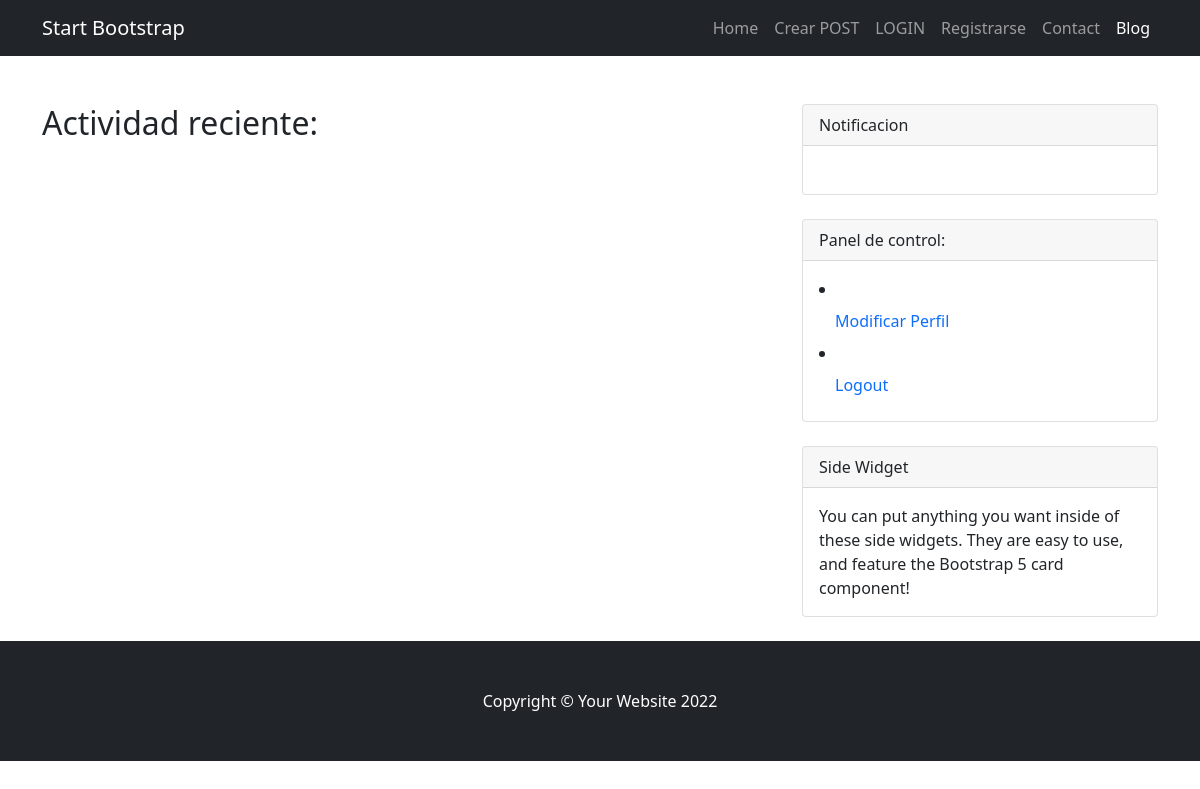
The page /Blog/ on the database as committed earlier.
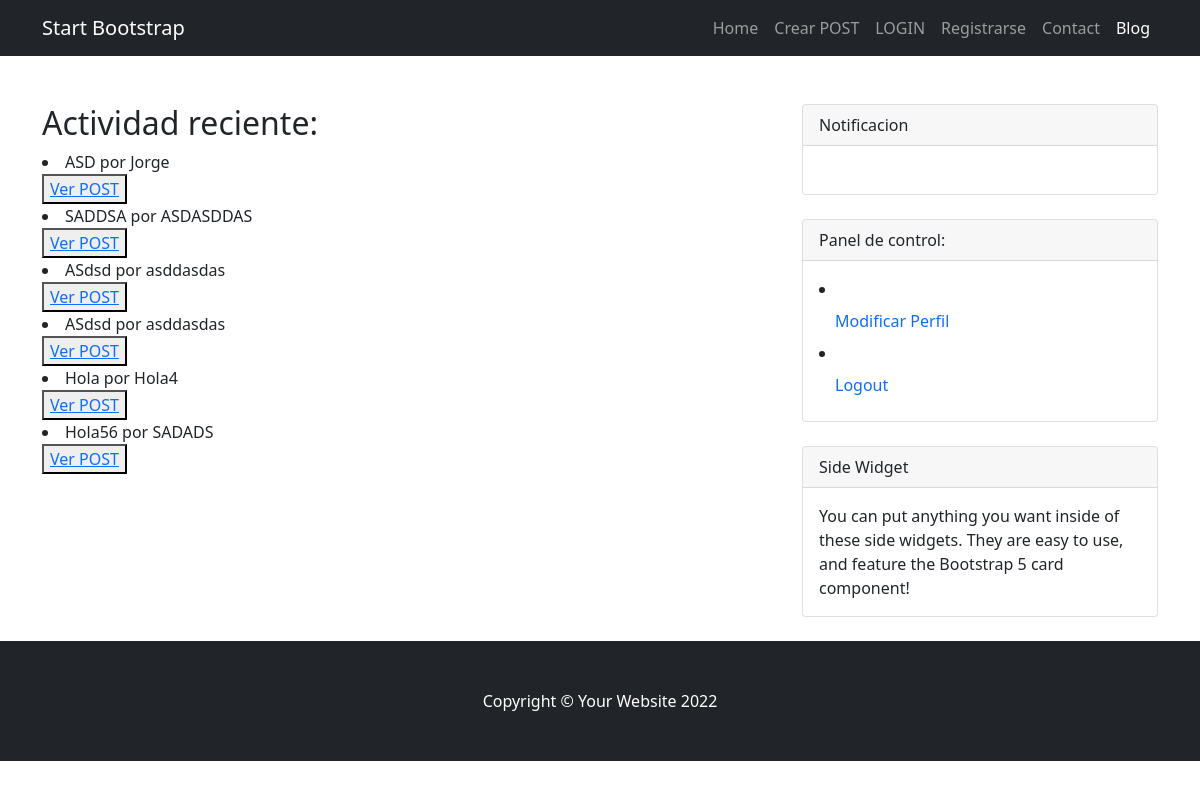
The same page on the database as committed later.
### Blog/models.py (models this page shows)
class POSTEO(models.Model):
    Titulo= models.CharField(max_length=30)
    Subtitulo= models.CharField(max_length=30)
    Cuerpo= RichTextField()
    Autor=models.CharField(max_length=30)
    Born=models.DateField(blank=True, null=True)
    def __str__(self):
        return f'{self.Titulo} por {self.Autor}'

### Blog/views.py (the view)
# urls.py: path('', views.Inicio, name="Inicio"),
def Inicio(request):
    POSTEOS = POSTEO.objects.all
    return render(request, 'Blog/inicio.html', {"POSTEOS":POSTEOS})

### Blog/templates/Blog/Inicio.html (shortened to what this page needs)
{% extends "Blog/index.html" %}
{% load static %}
{% block Contenido %}
<h2>Actividad reciente:</h2>
{% for p in POSTEOS %}
<li>{{p}}</li>
<button><a href="{% url 'verp' p.Titulo %}">Ver POST</a></button>
{% endfor %}
{% endblock %}

### Blog/templates/Blog/index.html (shortened to what this page needs)
<!DOCTYPE html>
<html lang="en">
    <head>
        {% load static %}
        <link href="{% static 'Blog/css/styles.css' %}" rel="stylesheet" />
    </head>
    <body>
        <nav class="navbar navbar-expand-lg navbar-dark bg-dark">
            <div class="container">
                <a class="navbar-brand" href="{% url 'Inicio' %}">Start Bootstrap</a>
                <div class="collapse navbar-collapse" id="navbarSupportedContent">
                    <ul class="navbar-nav ms-auto mb-2 mb-lg-0">
                        <li class="nav-item"><a class="nav-link" href="{% url 'Inicio' %}">Home</a></li>
                        <li class="nav-item"><a class="nav-link" href="{% url 'crearp' %}">Crear POST</a></li>
                        <li class="nav-item"><a class="nav-link" href="{% url 'login' %}">LOGIN</a></li>
                        <li class="nav-item"><a class="nav-link" href="{% url 'register' %}">Registrarse</a></li>
                        <li class="nav-item"><a class="nav-link" href="#!">Contact</a></li>
                        <li class="nav-item"><a class="nav-link active" aria-current="page" href="#">Blog</a></li>
                    </ul>
                </div>
            </div>
        </nav>
        <div class="container mt-5">
            <div class="row">
                <div class="col-lg-8">
                    {% block Contenido %}
                    {% endblock %}
                </div>
                <div class="col-lg-4">
                    <div class="card mb-4">
                        <div class="card-header">Notificacion</div>
                        <div class="card-body">
                            <div class="input-group">
                            </div>
                        </div>
                    </div>
                    <div class="card mb-4">
                        <div class="card-header">Panel de control:</div>
                        <div class="card-body">
                            <div class="row">
                                <li class="nav-item"><a class="nav-link" href="{% url 'editarperfil' %}">Modificar Perfil</a></li>
                                <li class="nav-item"><a class="nav-link" href="{% url 'logout' %}">Logout</a></li>
                            </div>
                        </div>
                    </div>
                    <div class="card mb-4">
                        <div class="card-header">Side Widget</div>
                        <div class="card-body">You can put anything you want inside of these side widgets. They are easy to use, and feature the Bootstrap 5 card component!</div>
                    </div>
                </div>
            </div>
        </div>
        <footer class="py-5 bg-dark">
            <div class="container"><p class="m-0 text-center text-white">Copyright &copy; Your Website 2022</p></div>
        </footer>
    </body>
</html>

Rows that differ between the two databases and show on the page:
added POSTEO: Titulo+Autor "ASD por Jorge"
added POSTEO: Titulo+Autor "SADDSA por ASDASDDAS"
added POSTEO: Titulo+Autor "ASdsd por asddasdas"
added POSTEO: Titulo+Autor "ASdsd por asddasdas"
added POSTEO: Titulo+Autor "Hola por Hola4"
added POSTEO: Titulo+Autor "Hola56 por SADADS"
